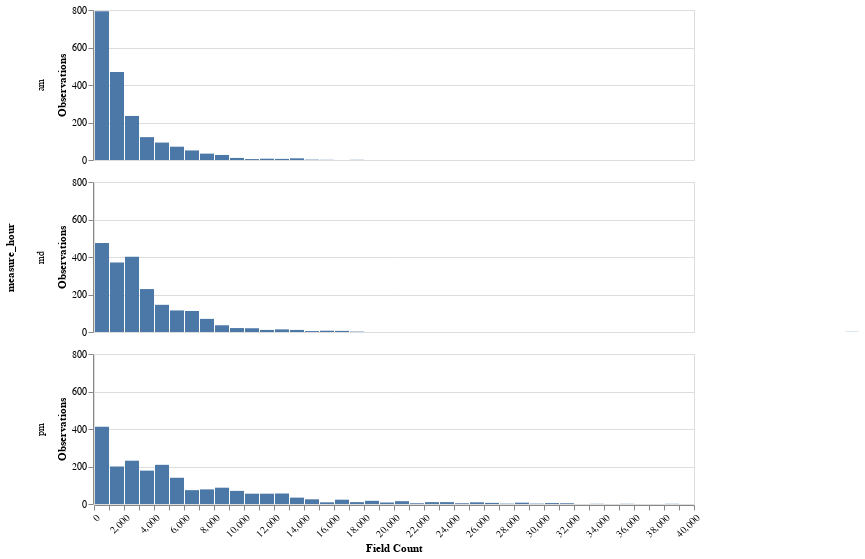

Here is the notebook cell this chart was saved with:
### Markdown cell above
## describing field count data

### Code cell
alt.Chart(df_long).mark_bar().encode(
    alt.X("field", 
          bin=alt.Bin(maxbins=100), 
          title='Field Count', 
          axis=alt.Axis(labelAngle=-45),
          scale=alt.Scale(domain=(0, 40000))),
    alt.Y('count()', title='Observations')
).properties(
    width=600, 
    height=150
).facet(
    row='measure_hour:N'
)

### Figure 1 — Vega-Lite specification as saved in the notebook (floating-point values rounded to 4 significant figures; data arrays with more than 128 entries replaced by an {"elided": "..."} marker saying what was removed)
{"config": {"view": {"continuousWidth": 400, "continuousHeight": 300}}, "data": {"name": "data-dbbd60fbeee7dab02e08f81989f4531a"}, "facet": {"row": {"type": "nominal", "field": "measure_hour"}}, "spec": {"mark": "bar", "encoding": {"x": {"type": "quantitative", "axis": {"labelAngle": -45}, "bin": {"maxbins": 100}, "field": "field", "scale": {"domain": [0, 40000]}, "title": "Field Count"}, "y": {"type": "quantitative", "aggregate": "count", "title": "Observations"}}, "height": 150, "width": 600}, "$schema": "https://vega.github.io/schema/vega-lite/v4.0.2.json", "datasets": {"data-dbbd60fbeee7dab02e08f81989f4531a": {"elided": "6042 records"}}}
